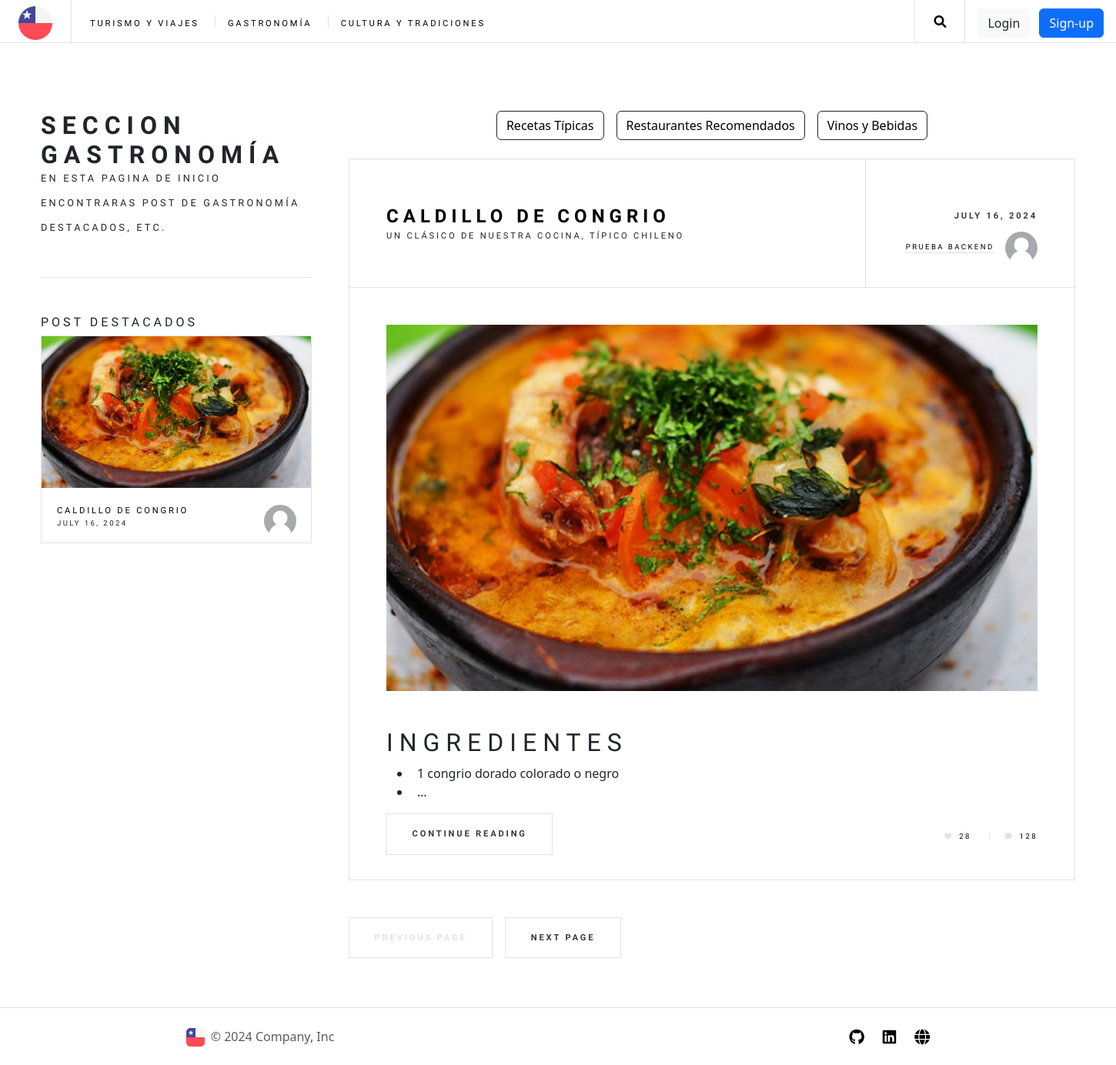
The page /seccion/Gastronomía/ on the database as committed earlier.
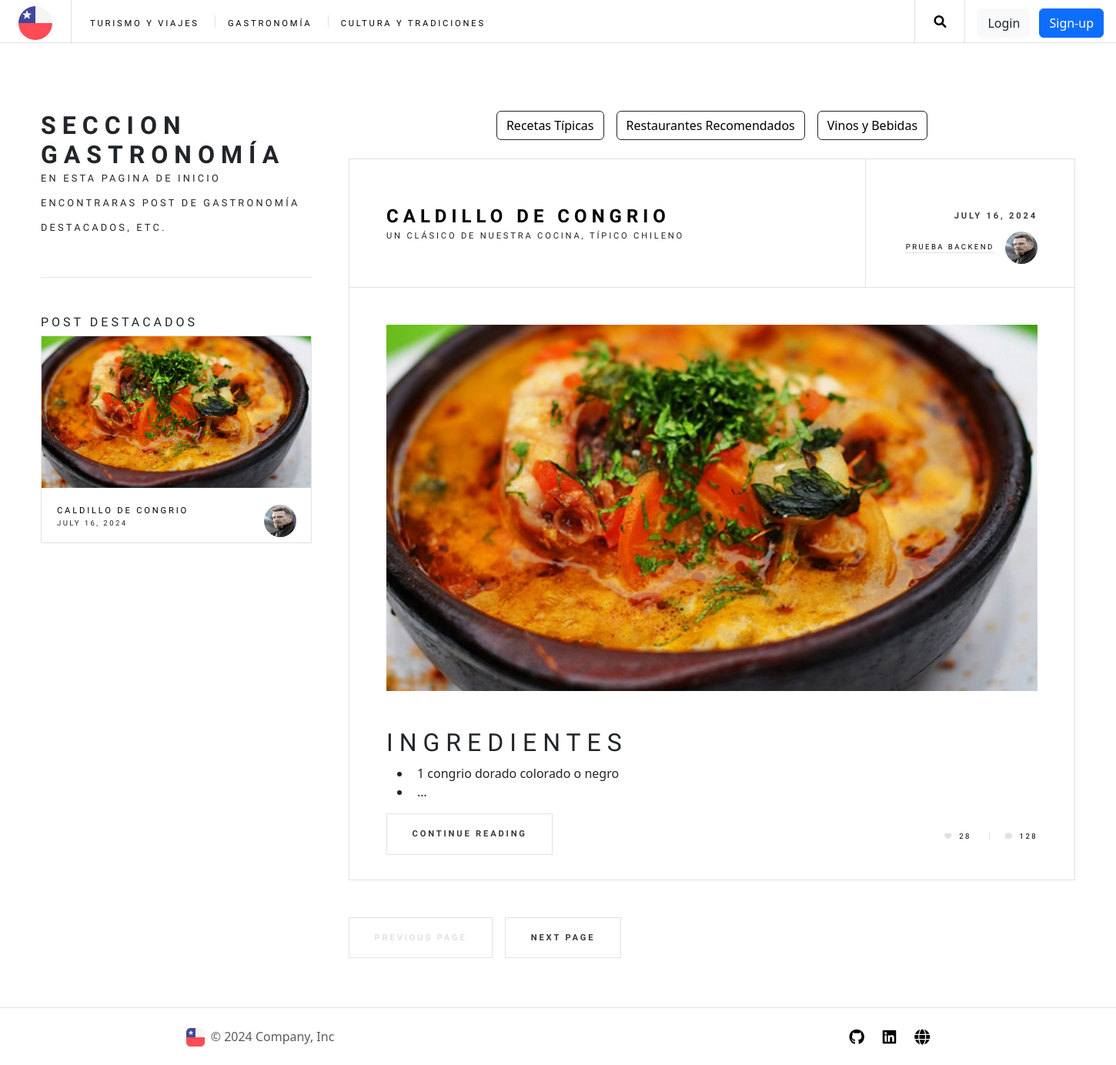
The same page on the database as committed later.
### blog/models.py (models this page shows, shortened)
class Post(models.Model):
    title = models.CharField(max_length=255)
    subtitle = models.CharField(max_length=255)
    cover = models.ImageField(upload_to='covers/', default='default.jpg', null=True, blank=True)
    content = RichTextUploadingField()
    created_at = models.DateTimeField(auto_now_add=True)
    updated_at = models.DateField(auto_now=True)
    category = models.ForeignKey(Category, on_delete=models.CASCADE, related_name='posts')
    subcategory = models.ForeignKey(SubCategory, on_delete=models.CASCADE, related_name='posts')
    author = models.ForeignKey(User, on_delete=models.CASCADE, related_name='posts')

### users/models.py (models this page shows, shortened)
class Profile(models.Model):
    user = models.OneToOneField(User, on_delete=models.CASCADE, related_name='profile')
    image = models.ImageField(upload_to='profile/', default='default.jpg')

### blog/views.py (the view)
# urls.py: path('seccion/<str:name>/', views.seccion, name='seccion'),
def seccion(request, name):
    category = get_object_or_404(Category, name=name)
    subCategories = category.contents.all()
    featured_posts_category = Post.objects.filter(category=category).annotate(num_comments=Count('comments')).order_by('-num_comments')[:3]
    return render(request, 'seccion.html', {'category': category, 'subCategories': subCategories, 'featured_posts': featured_posts_category})

### blog/context_processors.py (called while the page is built)
def all_category(request):
    categories = Category.objects.all()
    return {'categories': categories }

### blog/templates/seccion.html (shortened to what this page needs)
{% extends 'base.html' %}
{% load static %}
{% block content %}
<div id="main">
    <div class="d-flex justify-content-center my-4">
        {% for subcategory in subCategories %}
        <div class="px-2">
            <a href="{% url 'category' subcategory.name %}" class="btn seccion-btn btn-outline-dark">{{subcategory.name}}</a>
        </div>
        {% endfor %}
    </div>
    {% for subcategory in subCategories %}
        {% for post in subcategory.posts.all %}
            {% include 'post.html' %}
        {% endfor %}
    {% endfor %}
    <ul class="actions pagination">
        <li><a href="" class="disabled button large previous">Previous Page</a></li>
        <li><a href="#" class="button large next">Next Page</a></li>
    </ul>
</div>
<section id="sidebar">
    <section id="intro">
        <header>
            <h2>Seccion {{category.name}}</h2>
            <p>En esta pagina de inicio encontraras post de {{category.name}} destacados, etc.</p>
        </header>
    </section>
    <section>
        <div class="mini-posts">
            <h6>Post Destacados</h6>
            {% for post in featured_posts %}
                <article class="mini-post">
                    <header>
                        <h3><a href="{% url 'post' post.id %}">{{post.title}}</a></h3>
                        <time class="published" datetime="2015-10-20">{{post.created_at|date:"F j, Y"}}</time>
                        <a href="{% url 'post' post.id %}" class="author">
                            <img src="{{post.author.profile.image.url}}" height="42" width="42">
                        </a>
                    </header>
                    <a href="{% url 'post' post.id %}" class="image card-img">
                        <img src="{{post.cover.url}}" alt="{{post.cover.name}}" />
                    </a>
                </article>
            {% endfor %}
        </div>
    </section>
</section>
{% endblock %}

### blog/templates/post.html
{% load static %}
<article class="post">
    <header>
        <div class="title">
            <h2><a href="{% url 'post' post.id %}">{{post.title}}</a></h2>
            <p>{{post.subtitle}}</p>
        </div>
        <div class="meta">
            <time class="published" datetime="2015-11-01">{{post.created_at|date:"F j, Y"}}</time>
            <a href="{% url 'profile_user' post.id %}" class="author">
                <span class="name">{{post.author.first_name}} {{post.author.last_name}}</span>
                <img src="{{post.author.profile.image.url}}" height="42" width="42">
            </a>
        </div>
    </header>
    <a href="{% url 'post' post.id %}" class="image featured"><img src="{{post.cover.url}}" alt="{{post.cover.name}}" /></a>
    <p>{{post.content|truncatewords_html:10|safe}}</p>
    <footer>
        <ul class="actions">
            <li><a href="{% url 'post' post.id %}" class="button large">Continue Reading</a></li>
        </ul>
        <ul class="stats">
            <li><a href="#" class="icon solid fa-heart">28</a></li>
            <li><a href="#" class="icon solid fa-comment">128</a></li>
        </ul>
    </footer>
</article>

Rows that differ between the two databases and show on the page:
changed through a linked row, Post "CALDILLO DE CONGRIO": author.profile.image: picture added in place of a placeholder
